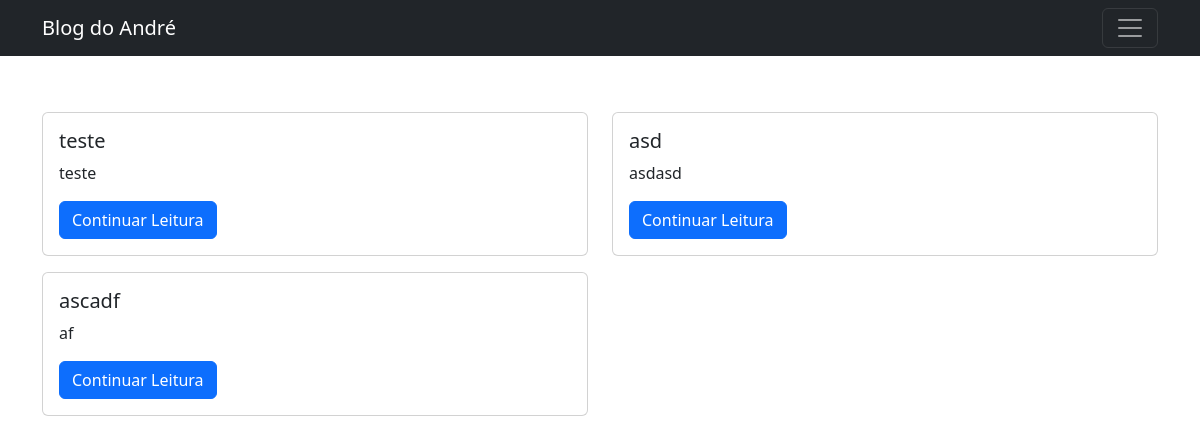
The app's page /, older data.
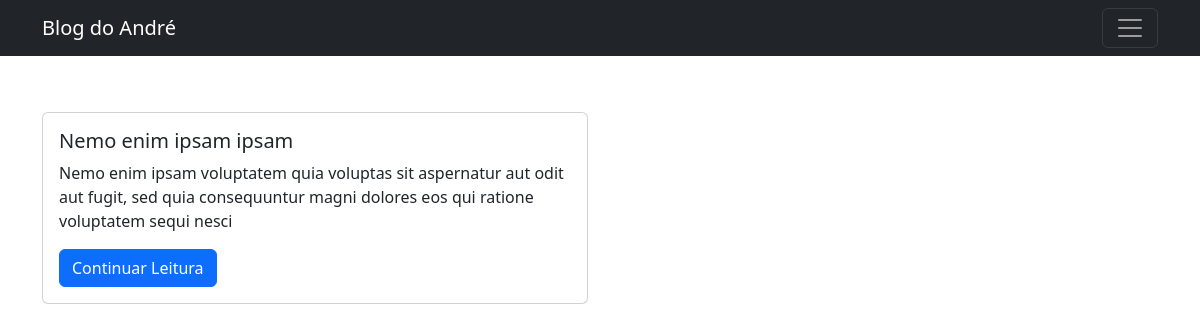
The same page, newer data.
### blog/models.py (models this page shows)
class Post(models.Model):
    title = models.CharField(max_length=200, unique=True)
    slug = models.SlugField(max_length=200, unique=True)
    author = models.ForeignKey(User, on_delete=models.CASCADE, related_name='blog_posts')
    created_on = models.DateField(auto_now_add=True)
    update_on = models.DateField(auto_now=True)
    content = models.TextField()
    class Meta:
        ordering = ['-created_on']

### blog/views.py (the view)
# urls.py: path('', views.PostList.as_view(), name='home'),
class PostList(generic.ListView):
    queryset = Post.objects.order_by('-created_on')
    template_name = 'index.html'

### blog/templates/index.html (shortened to what this page needs)
{% extends 'menu.html' %}
{% block content %}
<main class="container py-5">
        <div class="row">
            {% for post in post_list %}
                        <div class="col-sm-6 py-2">
                            <div class="card">
                                <div class="card-body">
                                <h5 class="card-title"> {{ post.title }} </h5>
                                <p class="card-text"> {{ post.content|slice:":150"}}  </p>
                                    <a href="{% url 'post_detail' post.slug  %}" class="btn btn-primary">Continuar Leitura</a>
                                </div>
                            </div>
                        </div>
            {% endfor %}
        </div>
</main>
{% endblock %}

Row changes from the older to the newer data that the page shows:
removed Post: title "teste", content "teste"
removed Post: title "asd", content "asdasd"
removed Post: title "ascadf", content "af"
added Post: title "Nemo enim ipsam ipsam", content "Nemo enim ipsam voluptatem quia voluptas sit aspernatur aut odit aut fugit, sed quia consequuntur magni dolores eos qui ratione voluptatem sequi nesci"
